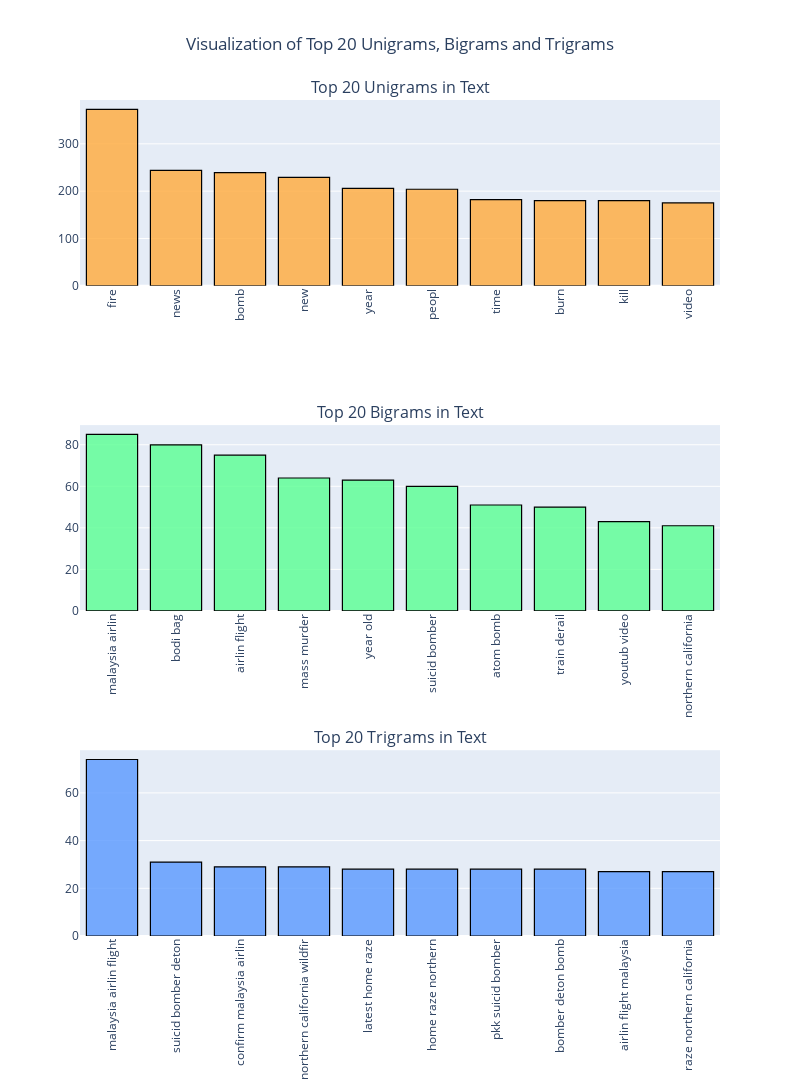

The notebook cell saved with this chart:
### Markdown cell above
## Visualising top 10 N-grams for N = 1, 2, 3

### Code cell
fig = make_subplots(rows=3, cols=1,subplot_titles=("Top 20 Unigrams in Text", "Top 20 Bigrams in Text","Top 20 Trigrams in Text"))
  
fig.add_trace(
      go.Bar(x=common_uni_df["word"],y=common_uni_df["freq"],
             marker=dict(color= 'rgba(255, 170, 59,0.8)'),
             marker_line=dict(color='black'),marker_line_width=1.2),
      row=1, col=1
).add_trace(
      go.Bar(x=common_bi_df["word"],y=common_bi_df["freq"],
             marker=dict(color= 'rgba(89, 255, 147,0.8)'),
             marker_line=dict(color='black'),marker_line_width=1.2),
      row=2, col=1
).add_trace(
      go.Bar(x=common_tri_df["word"],y=common_tri_df["freq"],
             marker=dict(color= 'rgba(89, 153, 255,0.8)'),
             marker_line=dict(color='black'),marker_line_width=1.2),
      row=3, col=1
).update_layout(title_text="Visualization of Top 20 Unigrams, Bigrams and Trigrams",
                title_x=0.5,showlegend=False,width=800,height=1600,).update_xaxes(tickangle=-90).show()

# py.plot(fig,filename='Visualization of Top 20 Unigrams, Bigrams and Trigrams',auto_open=False,show_link=False)

### Figure 1 — Plotly figure (JSON) as saved in the notebook; plotly's stock layout.template omitted (floating-point values rounded to 4 significant figures)
{"data": [{"marker": {"color": "rgba(255, 170, 59,0.8)", "line": {"color": "black", "width": 1.2}}, "type": "bar", "x": ["fire", "news", "bomb", "new", "year", "peopl", "time", "burn", "kill", "video"], "xaxis": "x", "y": [373, 244, 239, 229, 206, 204, 182, 180, 180, 175], "yaxis": "y"}, {"marker": {"color": "rgba(89, 255, 147,0.8)", "line": {"color": "black", "width": 1.2}}, "type": "bar", "x": ["malaysia airlin", "bodi bag", "airlin flight", "mass murder", "year old", "suicid bomber", "atom bomb", "train derail", "youtub video", "northern california"], "xaxis": "x2", "y": [85, 80, 75, 64, 63, 60, 51, 50, 43, 41], "yaxis": "y2"}, {"marker": {"color": "rgba(89, 153, 255,0.8)", "line": {"color": "black", "width": 1.2}}, "type": "bar", "x": ["malaysia airlin flight", "suicid bomber deton", "confirm malaysia airlin", "northern california wildfir", "latest home raze", "home raze northern", "pkk suicid bomber", "bomber deton bomb", "airlin flight malaysia", "raze northern california"], "xaxis": "x3", "y": [74, 31, 29, 29, 28, 28, 28, 28, 27, 27], "yaxis": "y3"}], "layout": {"annotations": [{"font": {"size": 16}, "showarrow": false, "text": "Top 20 Unigrams in Text", "x": 0.5, "xanchor": "center", "xref": "paper", "y": 1, "yanchor": "bottom", "yref": "paper"}, {"font": {"size": 16}, "showarrow": false, "text": "Top 20 Bigrams in Text", "x": 0.5, "xanchor": "center", "xref": "paper", "y": 0.6111, "yanchor": "bottom", "yref": "paper"}, {"font": {"size": 16}, "showarrow": false, "text": "Top 20 Trigrams in Text", "x": 0.5, "xanchor": "center", "xref": "paper", "y": 0.2222, "yanchor": "bottom", "yref": "paper"}], "height": 1600, "showlegend": false, "title": {"text": "Visualization of Top 20 Unigrams, Bigrams and Trigrams", "x": 0.5}, "width": 800, "xaxis": {"anchor": "y", "domain": [0, 1], "tickangle": -90}, "xaxis2": {"anchor": "y2", "domain": [0, 1], "tickangle": -90}, "xaxis3": {"anchor": "y3", "domain": [0, 1], "tickangle": -90}, "yaxis": {"anchor": "x", "domain": [0.7778, 1]}, "yaxis2": {"anchor": "x2", "domain": [0.3889, 0.6111]}, "yaxis3": {"anchor": "x3", "domain": [0, 0.2222]}}}
